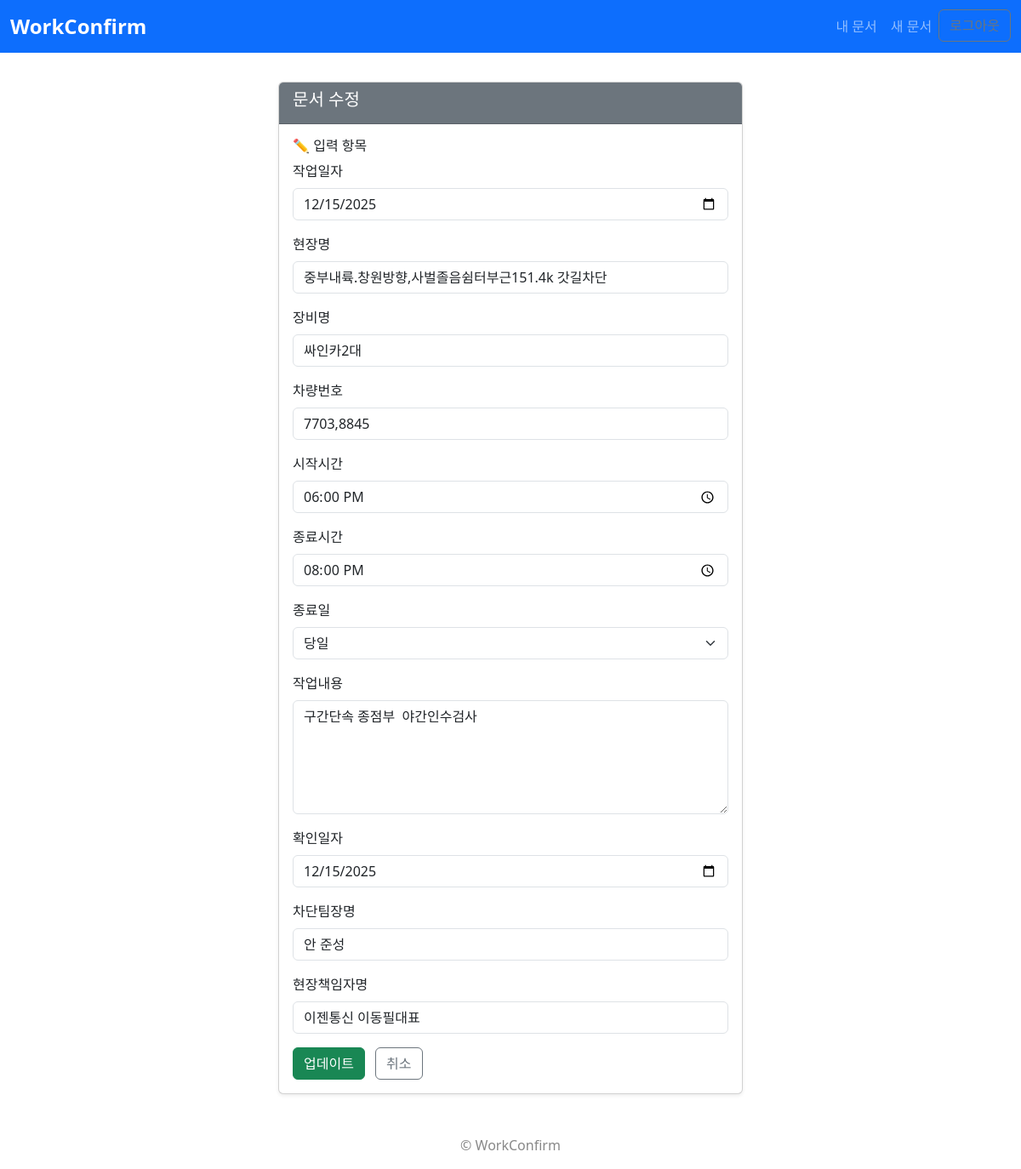
The app's page /229/edit/ (signed in) with its own data.
### app/models.py (models this page shows, shortened)
class WorkFormEntry(models.Model):
    document = models.ForeignKey(
        WorkFormDocument,
        on_delete=models.CASCADE,
        related_name='entries'
    )
    work_date    = models.DateField('작업일자')
    location     = models.CharField('현장명', max_length=100)
    device       = models.CharField('장비명', max_length=100)
    carno        = models.CharField('차량번호', max_length=100, blank=True)
    start_time   = models.TimeField('시작시간')
    end_time     = models.TimeField('종료시간')
    end_day      = models.CharField('종료일', max_length=10, choices=DAY_CHOICES, default='same')
    work_content = models.TextField('작업내용')
    confirm_date = models.DateField('확인일자')
    cert_17      = models.CharField('차단팀장명', max_length=100, blank=True)
    cert_18      = models.CharField('현장책임자명', max_length=100, blank=True)
    created_at   = models.DateTimeField(auto_now_add=True)
    class Meta:
        ordering = ['-created_at']

### app/views.py (the view)
# urls.py: path('<int:pk>/edit/', views.document_edit,   name='document_edit'),
@login_required
def document_edit(request, pk):
    doc   = get_object_or_404(WorkFormDocument, pk=pk, user=request.user)
    entry = doc.entries.first()
    if request.method == "POST":
        form = EntryForm(request.POST, instance=entry)
        if form.is_valid():
            raw = form.cleaned_data
            user_folder = sanitize_filename(request.user.username)
            old_dir = os.path.join(settings.MEDIA_ROOT, settings.BASE_STORAGE, user_folder, doc.folder_name)
            if os.path.isdir(old_dir):
                shutil.rmtree(old_dir)
            ts = timezone.now().strftime("%Y%m%d_%H%M%S")
            slug = sanitize_filename(raw["location"])
            folder_name = f"{ts}_{slug}"
            save_dir = os.path.join(settings.MEDIA_ROOT, settings.BASE_STORAGE, user_folder, folder_name)
            os.makedirs(save_dir, exist_ok=True)
            date_str  = raw["work_date"].strftime("%Y%m%d")
            docx_name = f"{date_str}_{slug}_작업확인서.docx"
            docx_path = os.path.join(save_dir, docx_name)
            img_name  = f"{date_str}_{slug}_preview.jpg"
            img_path  = os.path.join(save_dir, img_name)
            try:
                tpl = DocxTemplate(os.path.join(settings.BASE_DIR, "config/작업확인서.docx"))
                tpl.render(create_context(raw))
                tpl.save(docx_path)
                pdf_path = convert_docx_to_pdf(docx_path)
                generate_preview_image(pdf_path, img_path)
                os.remove(pdf_path)
                rel_dir = os.path.join(settings.BASE_STORAGE, user_folder, folder_name)
                with transaction.atomic():
                    doc.folder_name        = folder_name
                    doc.docx_file.name     = os.path.join(rel_dir, docx_name)
                    doc.preview_image.name = os.path.join(rel_dir, img_name)
                    doc.save()
                    form.save()
                messages.success(request, "작업확인서가 성공적으로 수정되었습니다.")
                return redirect("document_detail", pk=doc.pk)
            except subprocess.CalledProcessError:
                messages.error(request, "PDF 변환 중 오류가 발생했습니다.")
            except Exception as e:
                logger.error(e, exc_info=True)
                messages.error(request, f"수정 중 오류가 발생했습니다: {e}")
        else:
            messages.error(request, "입력 내용을 확인해주세요.")
    else:
        form = EntryForm(instance=entry)
    return render(request, "app/edit.html", {
        "form": form,
        "doc":  doc,
        "mode": "수정",
    })

### app/templates/app/edit.html (shortened to what this page needs)
{% extends 'app/base.html' %}
{% load widget_tweaks %}
{% block content %}
<div class="row justify-content-center mt-4">
  <div class="col-md-6">
    <div class="card shadow-sm">
      <div class="card-header bg-secondary text-white">
        <h5>문서 {{ mode }}</h5>
      </div>
      <div class="card-body">
        <form id="update-form" method="post" novalidate>
          <h6>✏️ 입력 항목</h6>
          {% for field in form %}
            <div class="mb-3">
              <label for="{{ field.id_for_label }}" class="form-label">{{ field.label }}</label>
              {{ field|add_class:"form-control" }}
            </div>
          {% endfor %}
          <button id="update-button" type="submit" class="btn btn-success">
            업데이트
          </button>
          <a href="{% url 'document_detail' doc.pk %}" class="btn btn-outline-secondary ms-2">
            취소
          </a>
        </form>
      </div>
    </div>
  </div>
</div>
{% endblock %}

### app/templates/app/base.html (style rules this page uses)
body { padding-top: 4.5rem; }

### records on screen
WorkFormEntry: form "12/15/2025" "중부내륙.창원방향,사벌졸음쉼터부근151.4k 갓길차단" "싸인카2대" "7703,8845" "18:00:00" "20:00:00" "당일" "구간단속 종점부 야간인수검사" "12/15/2025" "안 준성" "이젠통신 이동필대표"

### other values on screen
{{ mode }} "수정"
{{ field.label }} "작업일자" "현장명" "장비명" "차량번호" "시작시간" "종료시간" "종료일" "작업내용" "확인일자" "차단팀장명" "현장책임자명"
